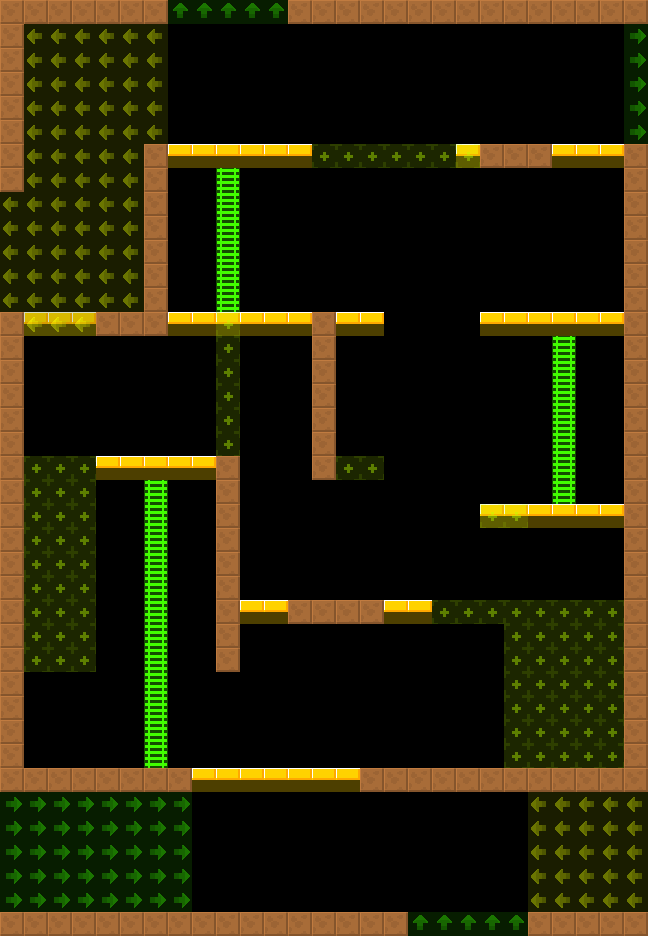

Tiled map render using the project's own tile images. Description and the map definition, with tile-layer contents summarised, below:
An orthogonal 27x39 tile map with 24x24 px tiles, 2 tile layers (col, lnk), 2 tilesets.

<map version="1.4" tiledversion="1.4.2" orientation="orthogonal" renderorder="right-down" width="27" height="39" tilewidth="24" tileheight="24" infinite="0" nextlayerid="4" nextobjectid="8">
 <tileset firstgid="6" source="../../lnk.tsx" />
 <tileset firstgid="1" source="../../col.tsx" />
 <layer id="1" name="col" width="27" height="39">
  <data>[1053 cells, 223 non-empty, 3 distinct tile ids]</data>
 </layer>
 <layer id="2" name="lnk" width="27" height="39" opacity="0.5">
  <data>[1053 cells, 235 non-empty, 4 distinct tile ids]</data>
 </layer>
 <objectgroup id="3" name="markers" opacity="0.5">
 </objectgroup>
</map>
